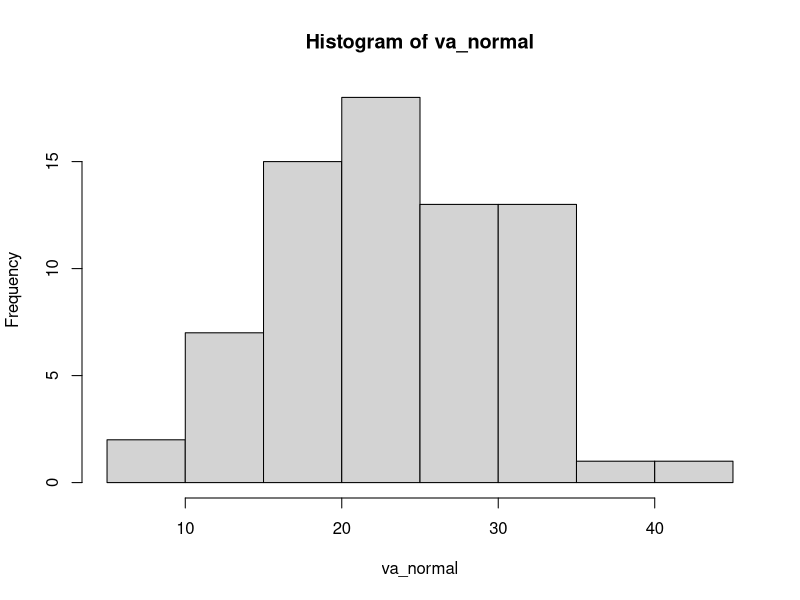
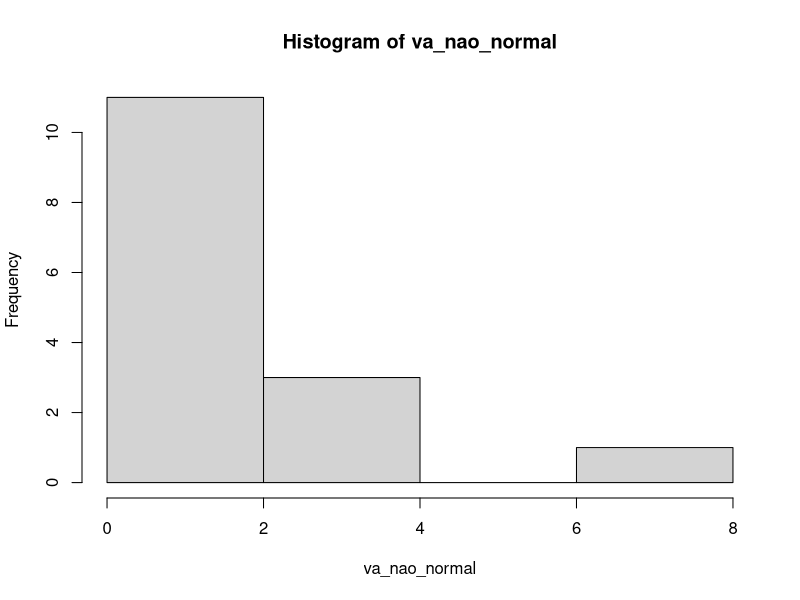
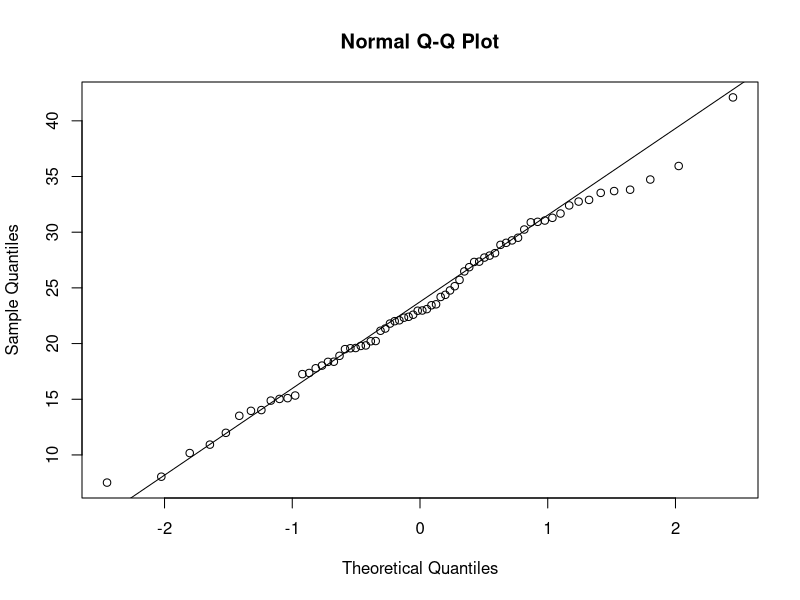
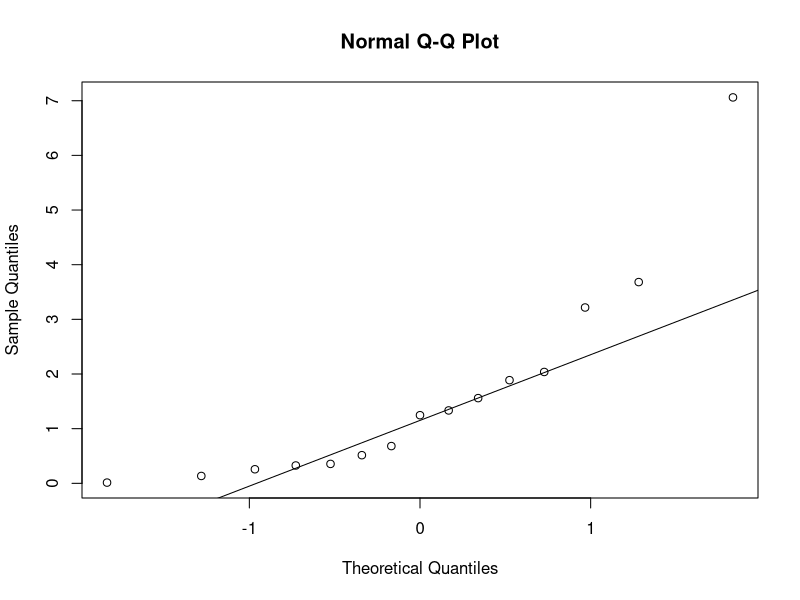
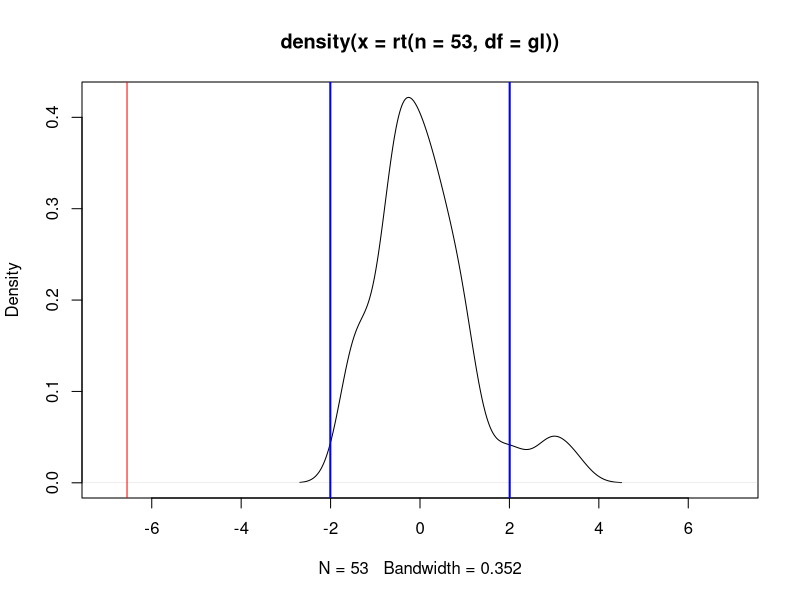
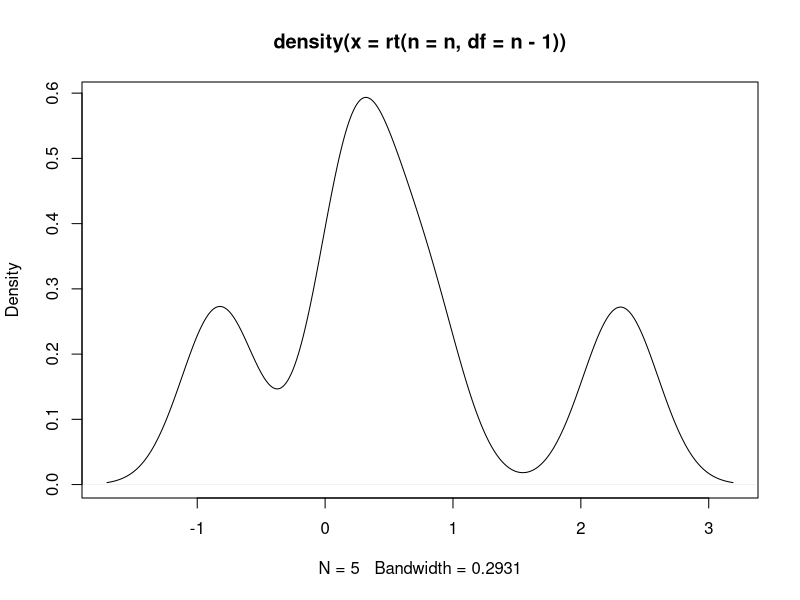

R code for these plots, in order: (Note: this script raises an error after producing the figures.)
# Capitulo 04 - Prof. Máiron Chaves ####
#########################################################
##
#Copie este código, cole no seu R e execute para ver os resultados

rm(list = ls()) #Limpa memória do R

########## Avaliando a normalidade de uma variável aleatória 
#############################

set.seed(10)
#Gera v.a. que segue distribuição normal com n = 70, média = 40 e desvio padrão = 8
va_normal <- rnorm(n = 70, mean = 25, sd = 8)
#Gera v.a. que segue uma distribuição F (não normal) com n = 15, 2 graus de liberdade no 
#numerados e 10 graus de liberdade no denominador
va_nao_normal <- rf(n =15, df1 =2, df2 = 10)
#Visualize o histograma das variáveis geradas
#Observe como os dados se distribuem em torno do valor médio na va normal
hist(va_normal)
#Observe como os dados não se distribuem em torno de um valor médio exibindo padrão 
#assimétrico
hist(va_nao_normal)
# Visualize o QQ-Plot
# Observe como os pontos de dados seguem a linha reta qq norm da va normal
qqnorm(va_normal)
qqline(va_normal) #Este comando é para adicionar a linha
# Observe como os pontos de dados não seguem a linha reta na va não normal
qqnorm(va_nao_normal)
qqline(va_nao_normal) #Este comando é para adicionar a linha
# Vamos aplicar o teste de hipóteses Shapiro Wilk. O teste funciona sob as hipóteses
# H0: A variável segue uma distribuição normal
# H1: A variável não segue uma distribuição normal

# Fixe um nível de significância alfa e analise o p valor (p-value) do Shapiro Wilk
#Se o p-value for menor que alfa a hipótese nula deve ser rejeitada
shapiro.test(va_normal)

shapiro.test(va_nao_normal)
################ Teste t para diferença de médias (duas amostras independentes) 
################

#Iremos simular o exemplo da apostila
#Iremos testar se:
# H0: As vendas na posição A são iguais as Vendas na Posição B
# H1: As vendas na posição A são diferentes das vendas na posição B
rm(list = ls()) #Limpa objetos da memória do R
mu1 <- 150.1 #Armazena as média de vendas na posição A
mu2 <- 182.1 #Armazena as média de vendas na posição B
s1 <- 17 #Armazena o desvio padrão das vendas na posição A
s2 <- 19.2 #Armazena o desvio padrão das vendas na posição B
n1 <- 25 #Armazena a quantidade observações registradas para de vendas na posição A
n2 <- 30 #Armazena a quantidade observações registradas para de vendas na posição B
#Calcula nossa estatística de teste. Que é o t calculado
t <- (mu1 - mu2) / sqrt( s1^2/n1 + s2^2/n2)
t #Visualize o valor de t calculado
#Calcula os graus de liberdade da estatística de teste
gl <- (s1^2/n1 + s2^2/n2)^2 /( (s1^2/n1)^2 / (n1-1) + (s2^2/n2)^2 / (n2-1) )
gl #Visualize a quantidade de graus de liberdade
#Obtem o quantil (t crítico) para uma distribuição t com gl graus de liberdade. A um alfa de 
#5%
quantil <- qt(0.975,df = gl)
quantil #Visualize o t crítico
#Esse é o aspecto de uma distribuição t com n=53 observações e com n - 1 graus de 
#liberdade
plot(density(rt(n = 53,df = gl)),xlim = c(-7,7)) 
#Observe onde estão os valores críticos que acabamos de encontrar
abline(v = quantil,col = 'blue',lwd = 2)
abline(v = -quantil,col = 'blue',lwd = 2)
abline(v = t, col = 'red')# Observe como o tcalculado é muito menor que o tcrítico. Está na 
#região de rejeição
#Obtendo o valor p
#P(Tcalculado > Tcritico)
options(scipen = 666)

2*pt(q = t, df = gl)

#Agora vamos realizar o mesmo teste de hipótese utilizando a função nativa do R t.test()
vendas_A <- rnorm(n= 25, mean = 150.1, sd = 17)
vendas_B <- rnorm(n = 30, mean = 182.1, sd = 19.2)

#Observe no output desta função, que ela já nos da tudo pronto, t calculado e valor p

t.test(vendas_A,vendas_B, alternative = 'two.sided')

#Esse é o aspecto de uma distribuição t com n observações e com n - 1 graus de liberdade
n <- 5
plot(density(rt(n = n,df = n-1))) 

#Altere o valor de n de 5 em 5 observe que a medida que os graus de liberdade aumenta a 
#distribuição se aproxima da normal. Como os valores são gerados aleatoriamente 
#comportamento simétrico tende a estabilizar.

################ Teste t para diferença de médias (duas amostras dependentes) 
################
#Iremos simular o exemplo da apostila
# H0: O peso médio após a dieta é igual ao peso médio antes da dieta
# H1: O peso médio após a dieta é menor do que o peso médio antes da dieta
rm(list = ls()) #Limpa memória do R
#Iremos utilizar uma biblioteca adicional para gerar valores aleatórios que sigam uma 
#distribuição normal entre um intervalo de valor para simular os pesos
#A biblioteca chama 'truncnorm'. Basta instalar com o comando abaixo install.packages().
#Uma vez instalada não há mais necessidade de instalar novamente. Basta carregar com o 
#comando library()
install.packages('truncnorm')
library(truncnorm)
set.seed(100)
#Gera uma amostra aleatória, seguindo uma distribuição normal cujo valor mínimo é 100 e 
#o valor máximo é 140.
#O valor de n=20, média = 123 e desvio padrão 18
#Com essa v.a. iremos simular os pesos dos indivíduos antes da dieta
antes_da_dieta <- rtruncnorm(n=20, a=100, b=140, mean=123, sd=18)
#Gera uma amostra aleatória, seguindo uma distribuição normal cujo valor mínimo é 110 e 
#o valor máximo é 130.
#O valor de n=20, média = 110 e desvio padrão 28
#Com essa v.a. iremos simular os pesos dos indivíduos após a dieta
depois_da_dieta <- rtruncnorm(n=20, a=110, b=130, mean=110, sd=28)
#Calcula a diferença depois da dieta e antes da dieta, para cada indivíduo
diferenca <- depois_da_dieta-antes_da_dieta 
#Visualiza a distribuicao da diferença de pesos
hist(diferenca)
shapiro.test(diferenca) #Avalie a normalidade da distribuição da diferença
#Aplica test t com os seguintes argumentos
t.test(depois_da_dieta,antes_da_dieta,
       paired = TRUE, #Pareado
       alternative = "less", #Unilateral a esquerda
       conf.level = 0.9 #90 porcento de confiança
) 
#O comando t.test() acima nos da tudo que precisamos para executar e concluir o teste. 
#Mas a título de conhecimento, podemos realizar o teste passo a passo
#Calcula a média das diferenças
media <- mean(diferenca)
#Desvio padrão das diferenças
desvio_padrao <- sd(diferenca)
#Quantidade de indivíduos
n <- 20
#Obtem o t calculado
t_calculado <- media / (desvio_padrao/sqrt(n))
#Obtem o valor p para o t calculado com n - 1 graus de liberdade. 
pt(q = t_calculado, df = n-1) 
#Podemos também obter o t crítico para uma distribuição t com 19 (n-1=20-1) graus de 
#liberdade ao nível de confiança de 90%
tcrítico_teste_t_pareado <- -qt(p = 0.9, df = 19) #Devido ao teste ser unilateral a esquerda a 
#distribuição t ser simétrica, nossa estatística de teste será negativa
#Observe que o t calculado é maior que o t critico. Como estamos em um teste unilateral a 
#esquerda o t calculado
#estará fora da região de rejeição caso seja maior que o t crítico
t_calculado < tcrítico_teste_t_pareado
?t.test #Maiores informações sobre o comando t.test()
################ Teste Qui-Quadrado para associação entre variáveis categóricas 
################
#Iremos simular o exemplo da apostila
# H0: O fato do cliente estar ou não com criança não tem relação com o fato de comprar ou 
#não comprar
# H1: O fato do cliente estar ou não com criança tem relação com fato de comprar ou não 
#comprar
rm(list = ls())
#Vamos gerar um data frame contendo os dados da pesquisa
dados <- data.frame(

Cliente = c("Adulto_com_Crianca", "Adulto_com_Crianca", "Adulto_com_Crianca",
            
            "Adulto", "Adulto", "Adulto", "Adulto_com_Crianca", "Adulto_com_Crianca",
            
            "Adulto_com_Crianca", "Adulto_com_Crianca", "Adulto_com_Crianca",
            
            "Adulto_com_Crianca", "Adulto_com_Crianca", "Adulto_com_Crianca",
            
            "Adulto_com_Crianca", "Adulto_com_Crianca", "Adulto_com_Crianca",
            
            "Adulto_com_Crianca", "Adulto_com_Crianca", "Adulto_com_Crianca",
            
            "Adulto_com_Crianca", "Adulto_com_Crianca", "Adulto_com_Crianca",
            
            "Adulto_com_Crianca", "Adulto", "Adulto", "Adulto", "Adulto",
            
            "Adulto_com_Crianca", "Adulto_com_Crianca", "Adulto_com_Crianca",
            
            "Adulto_com_Crianca", "Adulto", "Adulto_com_Crianca", "Adulto",
            
            "Adulto", "Adulto_com_Crianca", "Adulto_com_Crianca", "Adulto_com_Crianca",
            
            "Adulto", "Adulto_com_Crianca", "Adulto", "Adulto", "Adulto",
            
            "Adulto","Adulto","Adulto","Adulto","Adulto","Adulto"),

Comprou = c("Não_Comprou", "Não_Comprou", "Não_Comprou", "Não_Comprou",
            
            "Não_Comprou", "Não_Comprou", "Comprou", "Comprou", "Comprou",
            "Comprou", "Comprou", "Comprou", "Comprou", "Comprou", "Comprou",
            
            "Comprou", "Comprou", "Comprou", "Comprou", "Comprou", "Comprou",
            
            "Comprou", "Comprou", "Comprou", "Não_Comprou", "Não_Comprou",
            
            "Não_Comprou", "Não_Comprou", "Comprou", "Não_Comprou", "Comprou",
            
            "Comprou", "Não_Comprou", "Não_Comprou", "Não_Comprou", "Não_Comprou",
            
            "Não_Comprou", "Comprou", "Comprou", "Não_Comprou", "Não_Comprou",
            
            "Não_Comprou", "Não_Comprou", "Não_Comprou", 
            "Comprou","Comprou","Comprou","Comprou","Comprou","Comprou")

)
#Visualiza o conjunto de dados
View(dados)
#Gera tabela de contigência 2x2
tabela <- table(dados$Cliente,dados$Comprou)
tabela
barplot(tabela)
#O valor críticico para uma distribuição qui-quadrado com (linhas-1)*(colunas-1)=1 grau de 
#liberdade ao nível de confiança de 95%
qchisq(p=0.95,df = 1)
#O valor p unilateral fica
1-pchisq(q=10.728,df=1) #Mesmo que o nível de confiança fosse 99%, ainda teríamos 
#evidências para rejeitar H0
#Assim como fizemos no test t, podemos usar um comando direto no R para realizar o teste 
#qui-quadrado chisq.test()
teste<-chisq.test(tabela,correct = F)
teste
#Visualiza valores observados. Que nada mais é do que a tabela original
#Visualiza valores esperados
teste$expected
?chisq.test #Maiores informações sobre o comando chisq.test()
################ ANOVA ##########################

# Vamos utilizar o exemplo da apostila
#H0: Não há diferença no valor médio gasto com bebidas em nenhuma das populações
#H1: Há diferença no valor médio gasto com bebidas em pelo menos uma das populações
rm(list = ls())
#Gera um data frame contendo os dados da pesquisa
dados_anova <- data.frame(Gastos = c(174.770021661909, 161.329206619394, 
                                     153.679900850863, 163.790338797433, 141.363480335882, 
                                     175.351592994046, 
                                     185.793398289321, 184.720273514352, 163.400459287948, 
                                     170.202462740626, 
                                     150.8549565713, 167.583106239899, 140.190492201897, 
                                     157.440088617225, 
                                     171.596654773339, 138.885665257324, 147.942698809323, 
                                     9.87474262516482, 
                                     50.5645554670016, 14.2586307887884, 8.5061846804934, 
                                     25.0875496696788, 
                                     17.0661987504312, 41.3867417301938, 20.8113941426179, 
                                     60.1224674502026, 
                                     35.5154028285664, 23.7622285692359, 34.6086119259266, 
                                     30.4321086925016, 
                                     27.8188980544904, 37.4729772794009, 30.7229538650678, 
                                     48.0452539322412, 
                                     78.9197865324734, 42.4926762466659, 8.81227865272712, 
                                     39.5751781629677, 
                                     37.1329656327517, 15.8016718071775, 5.74735216885902, 
                                     38.684069121093, 
                                     30.9398891106907, 34.7370783113952, 13.2630510987537, 
                                     19.6212096123791, 
                                     16.716945267481, 24.4037922212213, 4.63398786180773, 
                                     32.9436217626275,
                                     21.511905851158, 31.4997283634204, 26.6610570873775, 
                                     34.6304034101472, 
                                     16.2704826042681, 11.2323425300881, 18.023244405391, 
                                     15.4790632095655, 
                                     8.25633422881043, 27.9053307974433, 72.3298402892867, 
                                     4.7263338963663, 
                                     14.4153129255327, 41.2234268777169, 50.5684226296565, 
                                     19.8344282661234, 
                                     8.81306901471397, 19.5112436004646, 55.6251926080436, 
                                     16.7592556127806, 
                                     20.3176176298076, 31.2073058210955, 17.0613250010048, 
                                     47.8590627884627, 
                                     2.59778754862417, 35.9470130480825, 2.39404093355522, 
                                     9.38425601777391, 
                                     25.2455048267186, 16.1960287769175, 43.530118783298, 
                                     32.7250288712979, 
                                     5.43268078364765, 44.5365791890593, 32.9831443965413, 
                                     28.2104605365607, 
                                     3.18609515001209, 14.3698142789208, 39.9617218607622, 
                                     50.564581262513, 
                                     10.4634451365926, 36.4842442182048, 13.1330189654278, 
                                     8.93702642184252, 
                                     12.1501174131844, 22.2552757873296, 15.1407470062459, 
                                     11.7525513477354, 
                                     16.2990775324815, 24.4627568806115, 2.87916580644454, 
                                     44.5453919973285, 
                                     38.0393535792355, 32.1985589022666, 0.357075783631849, 
                                     22.0703974352325, 
                                     50.7486034030794, 18.604230207709, 5.83122133978906, 
                                     19.9252025339318, 
                                     6.8366108202567, 27.5834177510951, 41.9303025963975, 
                                     3.077799353254, 
                                     28.0507001837521, 33.0042729903, 50.7366690908169, 
                                     30.1697285113061, 
                                     6.53184416916073, 7.53469171526227, 5.49225229796712, 
                                     9.53198727121377, 
                                     6.59266645551752, 19.8423174628847, 0.781567028951091, 
                                     22.1605754480815, 
                                     5.90830712162365, 54.3457453874529, 33.3341495203441, 
                                     37.2034845899045
), Estado_Civil = c("solteiros", "solteiros", "solteiros", "solteiros", 
                    "solteiros", "solteiros", "solteiros", "solteiros", "solteiros", 
                    "solteiros", "solteiros", "solteiros", "solteiros", "solteiros", 
                    "solteiros", "solteiros", "solteiros", "Casados", "Casados", 
                    "Casados", "Casados", "Casados", "Casados", "Casados", "Casados", 
                    "Casados", "Casados", "Casados", "Casados", "Casados", "Casados", 
                    "Casados", "Casados", "Casados", "Casados", "Casados", "Casados", 
                    "Casados", "Casados", "Casados", "Casados", "Casados", "Casados", 
                    "Casados", "Casados", "Casados", "Casados", "Casados", "Casados", 
                    "Casados", "Casados", "Casados", "Casados", "Casados", "Casados", 
                    "Casados", "Casados", "Casados", "Casados", "Casados", "Casados", 
                    "Casados", "Casados", "Casados", "Casados", "Casados", "Casados", 
                    "Casados", "Casados", "Casados", "Casados", "Casados", "Casados", 
                    "Casados", "Casados", "Casados", "Casados", "Casados", "Casados", 
                    "Casados", "Casados", "Casados", "Casados", "Casados", "Casados", 
                    "Casados", "Casados", "Casados", "Casados", "Casados", "Casados", 
                    "Casados", "Casados", "Casados", "Casados", "Casados", "Casados", 
                    "Casados", "Casados", "Casados", "Casados", "Casados", "Casados", 
                    "Casados", "Casados", "Casados", "Casados", "Casados", "Casados", 
                    "Casados", "Casados", "Casados", "Casados", "Casados", "Casados", 
                    "Divorciados", "Divorciados", "Divorciados", "Divorciados", "Divorciados", 
                    "Divorciados", "Divorciados", "Divorciados", "Divorciados", "Divorciados", 
                    "Divorciados", "Divorciados", "Divorciados", "Divorciados", "Divorciados"))
#Visualiza o conjunto de dados
View(dados_anova)
#Podemos utilizar os recursos de visualização da biblioteca ggplot2 para visualizar a 
#distribuição dos gastos nas populações
install.packages("ggplot2")
library(ggplot2)
ggplot(data = dados_anova, aes(x = Gastos, fill = Estado_Civil)) + 
  geom_density(alpha=0.4)+
  xlim(-50,300)
#É bastante comum também analisarmos a variabilidade nas distintas populações com uso 
#de boxplot
boxplot(dados_anova$Gastos ~ dados_anova$Estado_Civil)
#Com o comando aov(), o R gera a tabela da ANOVA completa
anova <- aov(Gastos~ #Variável resposta
               Estado_Civil, #Fator que queremos testar se exerce influencia na variável resposta
             data = dados_anova)
#Visualize a tabela da ANOVA. Observe o F calculado e o valor p ( Pr > F)
summary(anova)
# O valor p é praticamente zero. Mesmo que nosso nível de confiança fosse 99,9% ainda 
#teríamos evidências para rejeitar H0
